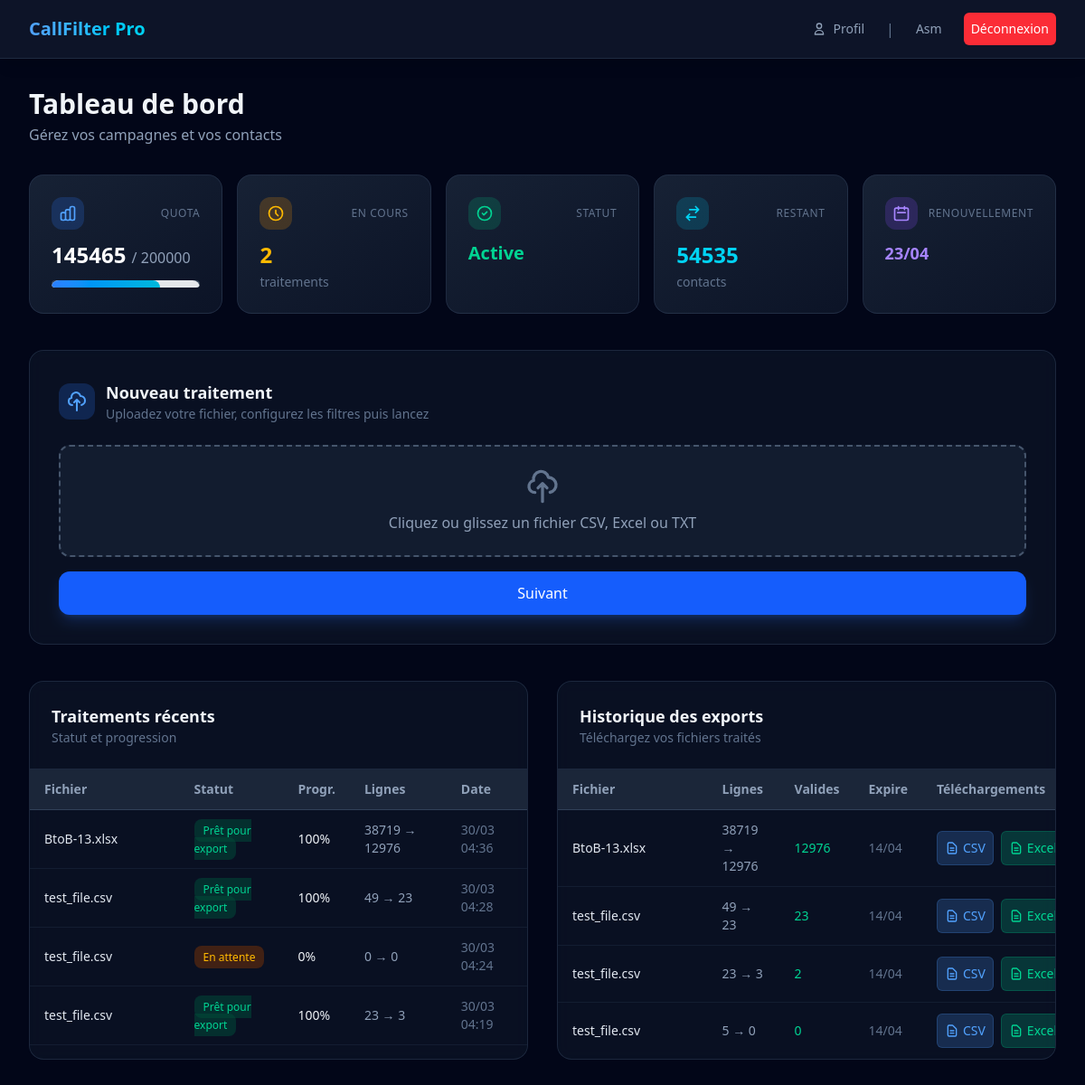
The page /dashboard/ (signed in) on the database as committed earlier.
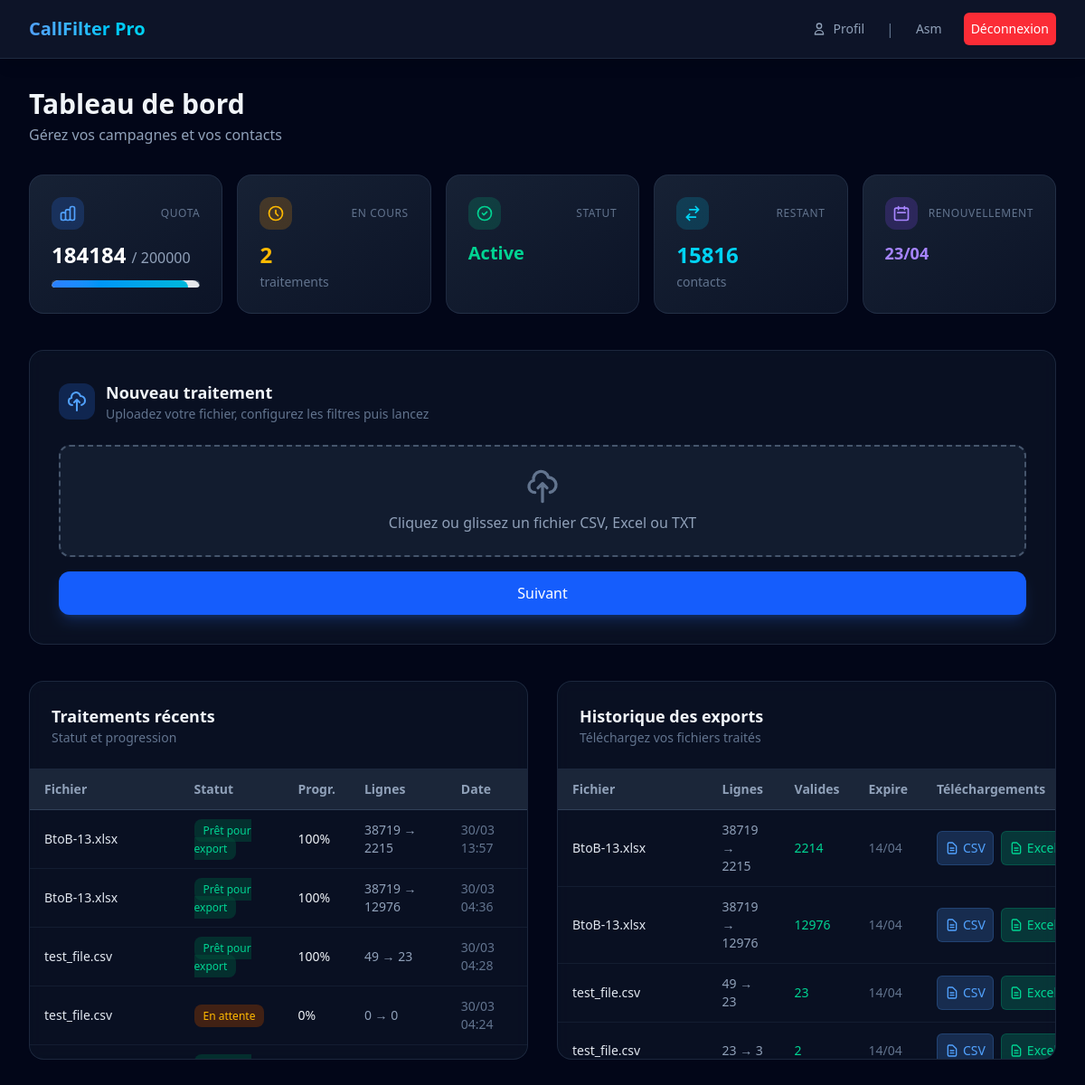
The same page on the database as committed later.
### apps/companies/models.py (models this page shows, shortened)
class UploadedFile(models.Model):
    STATUS_CHOICES = [
        ('pending', 'En attente'),
        ('processing', 'Traitement en cours'),
        ('cleaning', 'Nettoyage téléphonique'),
        ('filtering', 'Application des filtres'),
        ('ready', 'Prêt pour export'),
        ('failed', 'Échec'),
        ('expired', 'Expiré'),
    ]
    company = models.ForeignKey(
        Company,
        on_delete=models.CASCADE,
        related_name='uploads'
    )
    file = models.FileField('Fichier', upload_to=company_upload_path)
    original_name = models.CharField('Nom original', max_length=255)
    status = models.CharField(
        'Statut',
        max_length=20,
        choices=STATUS_CHOICES,
        default='pending'
    )
    progress = models.IntegerField('Progression %', default=0)
    columns_detected = models.JSONField('Colonnes détectées', default=list)
    column_mapping = models.JSONField('Mapping colonnes', default=dict)
    filters_config = models.JSONField('Config filtres', default=dict)
    scoring_config = models.JSONField('Config scoring', default=dict)
    result_file = models.FileField(
        'Fichier résultat',
        upload_to=company_result_path,
        null=True,
        blank=True
    )
    rows_original = models.IntegerField('Lignes originales', default=0)
    rows_after_filter = models.IntegerField('Lignes après filtre', default=0)
    rows_valid_phones = models.IntegerField('Numéros valides', default=0)
    created_at = models.DateTimeField(auto_now_add=True)
    expires_at = models.DateTimeField()
    celery_task_id = models.CharField(max_length=255, null=True, blank=True)
    error_message = models.TextField('Message d\'erreur', blank=True)
    class Meta:
        verbose_name = 'Fichier uploadé'
        verbose_name_plural = 'Fichiers uploadés'

class ProcessingHistory(models.Model):
    company = models.ForeignKey(
        Company,
        on_delete=models.CASCADE,
        related_name='processings'
    )
    original_filename = models.CharField('Fichier original', max_length=255)
    rows_original = models.IntegerField('Lignes originales', default=0)
    rows_after_filter = models.IntegerField('Lignes après filtre', default=0)
    rows_valid_phones = models.IntegerField('Numéros valides', default=0)
    filters_applied = models.JSONField('Filtres appliqués', default=dict)
    created_at = models.DateTimeField(auto_now_add=True)
    expires_at = models.DateTimeField()
    export_file = models.FileField(
        'Fichier export',
        upload_to=company_export_path,
        null=True,
        blank=True
    )
    export_format = models.CharField('Format export', max_length=10, null=True, blank=True)
    upload = models.OneToOneField(
        UploadedFile,
        on_delete=models.CASCADE,
        related_name='processing_history',
        null=True,
        blank=True
    )
    class Meta:
        verbose_name = 'Historique traitement'
        verbose_name_plural = 'Historiques traitements'

### apps/dashboard/views.py (the view)
# urls.py: path('', views.company_dashboard, name='company_dashboard'),
@login_required
@company_required
def company_dashboard(request):
    company = request.company
    uploads = company.uploads.select_related().order_by('-created_at')[:20]
    processings = company.processings.select_related().order_by('-created_at')[:15]
    quota_used = company.contacts_used_this_month
    quota_total = company.monthly_quota
    pending = company.uploads.filter(status__in=['pending', 'processing', 'cleaning', 'filtering']).count()
    ready_count = company.uploads.filter(status='ready').count()
    total_valid = sum(p.rows_valid_phones for p in processings[:10])
    quota_remaining = max(0, quota_total - quota_used)
    context = {
        'company': company,
        'uploads': uploads,
        'processings': processings,
        'quota_used': quota_used,
        'quota_total': quota_total,
        'quota_percent': min(100, (quota_used / quota_total * 100) if quota_total else 0),
        'quota_remaining': quota_remaining,
        'pending_count': pending,
        'ready_count': ready_count,
        'total_valid': total_valid,
        'quota_reset_at': company.quota_reset_at,
    }
    return render(request, 'dashboard/company_dashboard.html', context)

### templates/dashboard/company_dashboard.html (shortened to what the changed rows need)
{% extends "base.html" %}
{% block content %}
<div class="max-w-7xl mx-auto px-4 sm:px-6 lg:px-8 py-8">
    <div class="mb-8">
        <h1 class="text-2xl md:text-3xl font-bold text-slate-100">Tableau de bord</h1>
    </div>
    <div class="grid grid-cols-1 sm:grid-cols-2 lg:grid-cols-5 gap-4 mb-10">
        <div class="rounded-2xl border border-slate-700/50 bg-gradient-to-br from-slate-800/80 to-slate-900/80 p-6 backdrop-blur-sm hover:border-blue-500/30 transition-all duration-300">
            <div class="flex items-center justify-between mb-3">
                <span class="p-2 rounded-xl bg-blue-500/20"></span>
                <span class="text-xs text-slate-500 uppercase tracking-wider">Quota</span>
            </div>
            <p class="text-2xl font-bold text-white">{{ quota_used }} <span class="text-slate-400 font-normal text-base">/ {{ quota_total }}</span></p>
            <div class="mt-3 h-2 bg-slate-700 rounded-full overflow-hidden">
               <div class="w-full bg-gray-200 rounded-full h-4">
                <div class="h-full bg-gradient-to-r from-blue-500 to-cyan-500 rounded-full transition-all duration-500"
                    style="width: {{ quota_percent|default:0|floatformat:0 }}%;">
                </div>
                </div>
            </div>
        </div>
        <div class="rounded-2xl border border-slate-700/50 bg-gradient-to-br from-slate-800/80 to-slate-900/80 p-6 backdrop-blur-sm hover:border-cyan-500/30 transition-all duration-300">
            <div class="flex items-center justify-between mb-3">
                <span class="p-2 rounded-xl bg-cyan-500/20"></span>
                <span class="text-xs text-slate-500 uppercase tracking-wider">Restant</span>
            </div>
            <p class="text-2xl font-bold text-cyan-400">{{ quota_remaining }}</p>
            <p class="text-slate-500 text-sm mt-1">contacts</p>
        </div>
    </div>
    <div class="rounded-2xl border border-slate-700/50 bg-slate-800/30 backdrop-blur-sm p-8 mb-10">
        <div class="flex items-center gap-3 mb-6">
            <div>
                <h2 class="text-lg font-semibold text-slate-100">Nouveau traitement</h2>
            </div>
        </div>
    </div>
    <div class="grid lg:grid-cols-2 gap-8">
        <div class="rounded-2xl border border-slate-700/50 bg-slate-800/30 backdrop-blur-sm overflow-hidden">
            <div class="p-6 border-b border-slate-700/50">
                <h2 class="text-lg font-semibold text-slate-100">Traitements récents</h2>
            </div>
            {% if uploads %}
            <div class="overflow-x-auto max-h-80 overflow-y-auto">
                <table class="w-full text-sm">
                    <thead class="sticky top-0 bg-slate-800/95">
                        <tr class="text-slate-400 border-b border-slate-700 text-left">
                            <th class="py-3 px-4">Fichier</th>
                            <th class="py-3 px-4">Statut</th>
                            <th class="py-3 px-4">Progr.</th>
                            <th class="py-3 px-4">Lignes</th>
                            <th class="py-3 px-4">Date</th>
                        </tr>
                    </thead>
                    <tbody>
                        {% for u in uploads %}
                        <tr class="border-b border-slate-700/30 hover:bg-slate-700/20">
                            <td class="py-3 px-4 text-slate-200 font-medium">{{ u.original_name|truncatechars:25 }}</td>
                            <td class="py-3 px-4"><span class="px-2.5 py-1 rounded-lg text-xs font-medium {% if u.status == 'ready' %}bg-emerald-900/50 text-emerald-400{% elif u.status == 'failed' %}bg-red-900/50 text-red-400{% else %}bg-amber-900/50 text-amber-400{% endif %}">{{ u.get_status_display }}</span></td>
                            <td class="py-3 px-4">{{ u.progress }}%</td>
                            <td class="py-3 px-4 text-slate-400">{{ u.rows_original }} → {{ u.rows_after_filter }}</td>
                            <td class="py-3 px-4 text-slate-500">{{ u.created_at|date:"d/m H:i" }}</td>
                        </tr>
                        {% endfor %}
                    </tbody>
                </table>
            </div>
            {% endif %}
        </div>
        <div class="relative rounded-2xl border border-slate-700/50 bg-slate-800/30 backdrop-blur-sm overflow-hidden">
            <div class="p-6 border-b border-slate-700/50">
                <h2 class="text-lg font-semibold text-slate-100">Historique des exports</h2>
            </div>
            {% if processings %}
            <div class="overflow-x-auto max-h-80 overflow-y-auto">
                <table class="w-full text-sm">
                    <thead class="sticky top-0 bg-slate-800/95">
                        <tr class="text-slate-400 border-b border-slate-700 text-left">
                            <th class="py-3 px-4">Fichier</th>
                            <th class="py-3 px-4">Lignes</th>
                            <th class="py-3 px-4">Valides</th>
                            <th class="py-3 px-4">Expire</th>
                            <th class="py-3 px-4">Téléchargements</th>
                        </tr>
                    </thead>
                    <tbody>
                        {% for p in processings %}
                        <tr class="border-b border-slate-700/30 hover:bg-slate-700/20">
                            <td class="py-3 px-4 text-slate-200 font-medium">{{ p.original_filename|truncatechars:22 }}</td>
                            <td class="py-3 px-4 text-slate-400">{{ p.rows_original }} → {{ p.rows_after_filter }}</td>
                            <td class="py-3 px-4 text-emerald-400 font-medium">{{ p.rows_valid_phones }}</td>
                            <td class="py-3 px-4 text-slate-500">{{ p.expires_at|date:"d/m" }}</td>
                          <td class="py-3 px-4">
    {% if p.export_file %}
    <div class="flex flex-row gap-2 items-center text-left">
                <a href="{% url 'dashboard:download_export' p.pk %}?format=csv" class="inline-flex items-center gap-1 bg-blue-400/20 border border-blue-400/20 p-2 rounded-md text-blue-400 hover:text-blue-300 font-medium focus:outline-none">
                        <svg class="w-4 h-4" fill="none" stroke="currentColor" viewBox="0 0 24 24">
                            <path stroke-linecap="round" stroke-linejoin="round" stroke-width="2" d="M9 12h6m-6 4h6m2 5H7a2 2 0 01-2-2V5a2 2 0 012-2h5.586a1 1 0 01.707.293l5.414 5.414a1 1 0 01.293.707V19a2 2 0 01-2 2z"/>
                        </svg>
                        CSV
                </a>
                 <a href="{% url 'dashboard:download_export' p.pk %}?format=excel" class="inline-flex items-center gap-1 bg-emerald-400/20 border border-emerald-400/20 p-2 rounded-md text-emerald-400 hover:text-emerald-300 font-medium focus:outline-none">
                        <svg class="w-4 h-4" fill="none" stroke="currentColor" viewBox="0 0 24 24">
                            <path stroke-linecap="round" stroke-linejoin="round" stroke-width="2" d="M9 12h6m-6 4h6m2 5H7a2 2 0 01-2-2V5a2 2 0 012-2h5.586a1 1 0 01.707.293l5.414 5.414a1 1 0 01.293.707V19a2 2 0 01-2 2z"/>
                        </svg>
                        Excel
                </a>
            </div>
    </div>
    {% endif %}
</td>
                        </tr>
                        {% endfor %}
            {% endif %}
{% endblock %}

Rows that differ between the two databases and show on the page:
no longer on this page (row unchanged): UploadedFile: original_name "test_file.csv", status "Prêt pour export", progress "100", rows_original "23", rows_after_filter "3", created_at "30/03 04:19"
no longer on this page (row unchanged): ProcessingHistory: original_filename "test_file.csv", rows_original "5", rows_after_filter "0", rows_valid_phones "0", expires_at "14/04", shows "CSV"
added UploadedFile: original_name "BtoB-13.xlsx", status "Prêt pour export", progress "100", rows_original "38719", rows_after_filter "2215", created_at "30/03 13:57"
added ProcessingHistory: original_filename "BtoB-13.xlsx", rows_original "38719", rows_after_filter "2215", rows_valid_phones "2214", expires_at "14/04", shows "CSV"
Other text that changed with them:
{{ quota_used }}: "145465" → "184184"
{{ quota_percent|default:0|floatformat:0 }}: 73 → 92 (drawn)
{{ quota_remaining }}: "54535" → "15816"
